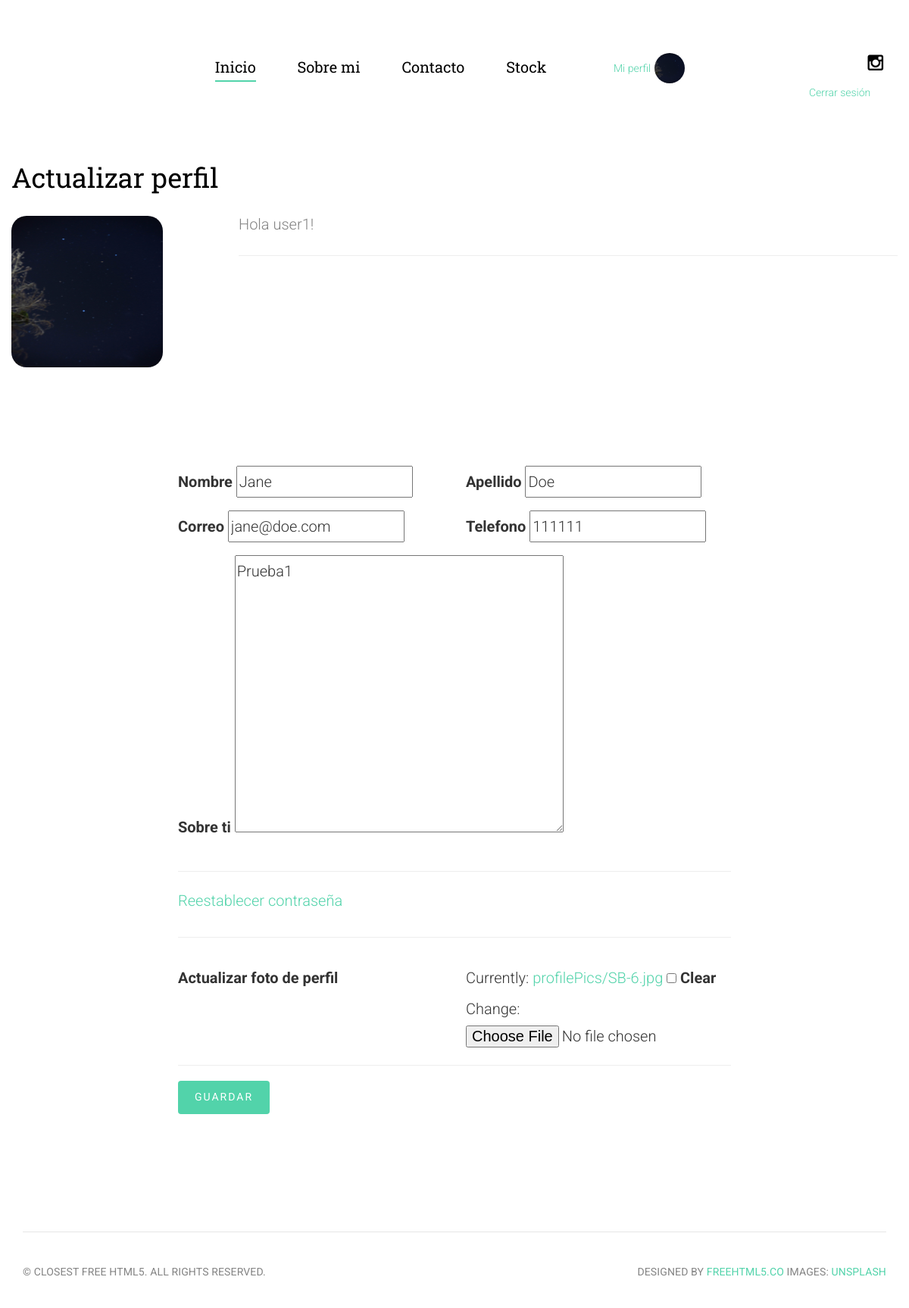
The app's page /actualizar-perfil/ (signed in), older data.
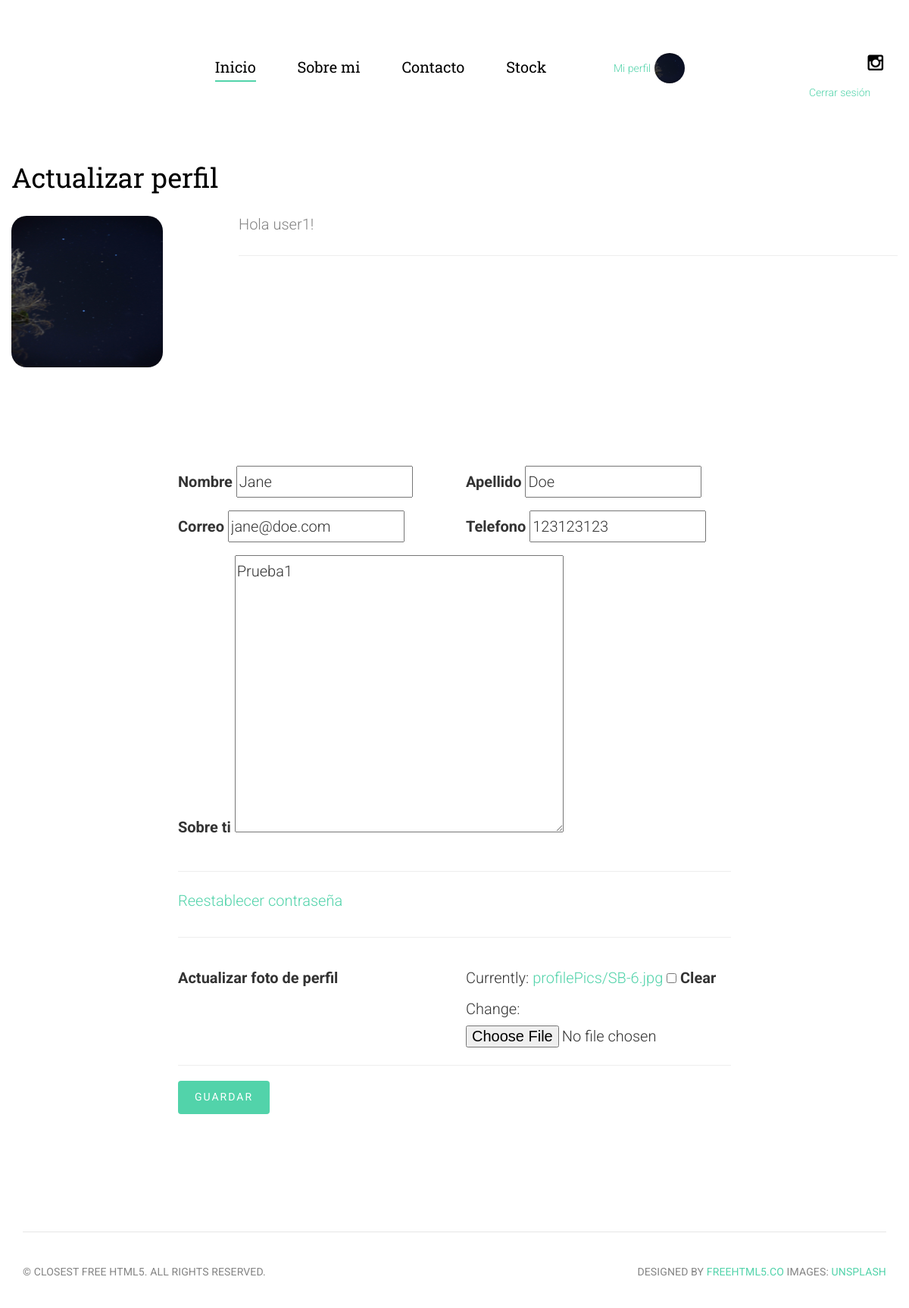
The same page, newer data.
### SBFotografia/models.py (models this page shows, shortened)
class Profile(models.Model):
        user = models.OneToOneField(User, on_delete=models.CASCADE)
        userName = models.CharField(max_length=30)
        userLastname = models.CharField(max_length=30)
        userPhone = models.CharField(max_length=10)
        userEmail = models.EmailField()
        about = models.CharField(max_length=1000)
        image = models.ImageField(null=True, blank=True, default='default.jpeg', upload_to='profilePics')

### SBFotografia/views.py (the view)
# urls.py: path("actualizar-perfil/", update_profile, name="update_profile"),
def update_profile(request):
    current_user = get_object_or_404(Profile, id = request.user.id)
    if request.method == "POST":
        form = ProfileForm(data = request.POST or None, files = request.FILES, instance=current_user)
        if form.is_valid():
            form.save()
        return render(request, "ProyectoFinal/update_profile.html", {'form':form})
    else:
        form = ProfileForm(data = request.POST or None, instance=current_user)
        img = Profile.objects.all()
        return render(request, "ProyectoFinal/update_profile.html", {'img':img, 'form': form})

### SBFotografia/forms.py
class ProfileForm(forms.ModelForm):
    class Meta:
        model = Profile
        fields = [
            'userName',
            'userLastname',
            'userPhone',
            'userEmail',
            'about',
            'image'
        ]

### templates/ProyectoFinal/update_profile.html (shortened to what this page needs)
{% extends 'ProyectoFinal/base.html' %}
{% load static %}
{% block content %}
	<section id="intro">
		<div class="container">
			<div class="row">
				<div class="intro animate-box">
					<h1 >Actualizar perfil<h1>
					<div class="row">
						<div class="col-md-3">
							<img class="img-circle" src="{{ user.profile.image.url }}" />
						</div>
						<div class="col-md-9">
							<p> Hola {{user.username}}! </p>
							<hr>
						</div>
					</div>
				</div>
			</div>
		</div>
	</section>
	<main id="main">
		<div class="container">
			<div class="col-md-8 col-md-offset-2 animate-box">
				<form method="POST" enctype="multipart/form-data">
					<div class="form-group row">
						<div class="col-md-6 field">
							<label for="firstname">Nombre</label>
							{{form.userName}}
						</div>
						<div class="col-md-6 field">
							<label for="lastname">Apellido</label>
							{{form.userLastname}}
						</div>
					</div>
					<div class="form-group row">
						<div class="col-md-6 field">
							<label for="email">Correo</label>
							{{form.userEmail}}
						</div>
						<div class="col-md-6 field">
							<label for="phone">Telefono</label>
							{{form.userPhone}}
						</div>
					</div>
					<div class="form-group row">
						<div class="col-md-12 field">
							<label for="message">Sobre ti</label>
							{{form.about.as_textarea}}
						</div>
					</div>
					<div class="form-group row">
						<div class="col-md-12 field">
							<hr>
							<p><a href="{% url 'reset_password' %}">Reestablecer contraseña</a></p>
							<hr>
						</div>
					</div>
					<div class="form-group row">
						<div class="col-md-6 field">
							<label>Actualizar foto de perfil</label>
						</div>
						<div class="col-md-6 field">
							{{form.image}}
						</div>
					</div>
					<hr>
					<div class="form-group row">
						<div class="col-md-12 field">
							<input type="submit" id="save" class="btn btn-primary" value="Guardar">
						</div>
					</div>
				</form>
			</div>
		</div>
	</main>
{% endblock %}

Row changes from the older to the newer data that the page shows:
changed Profile "Jane": userPhone "111111" → "123123123"
